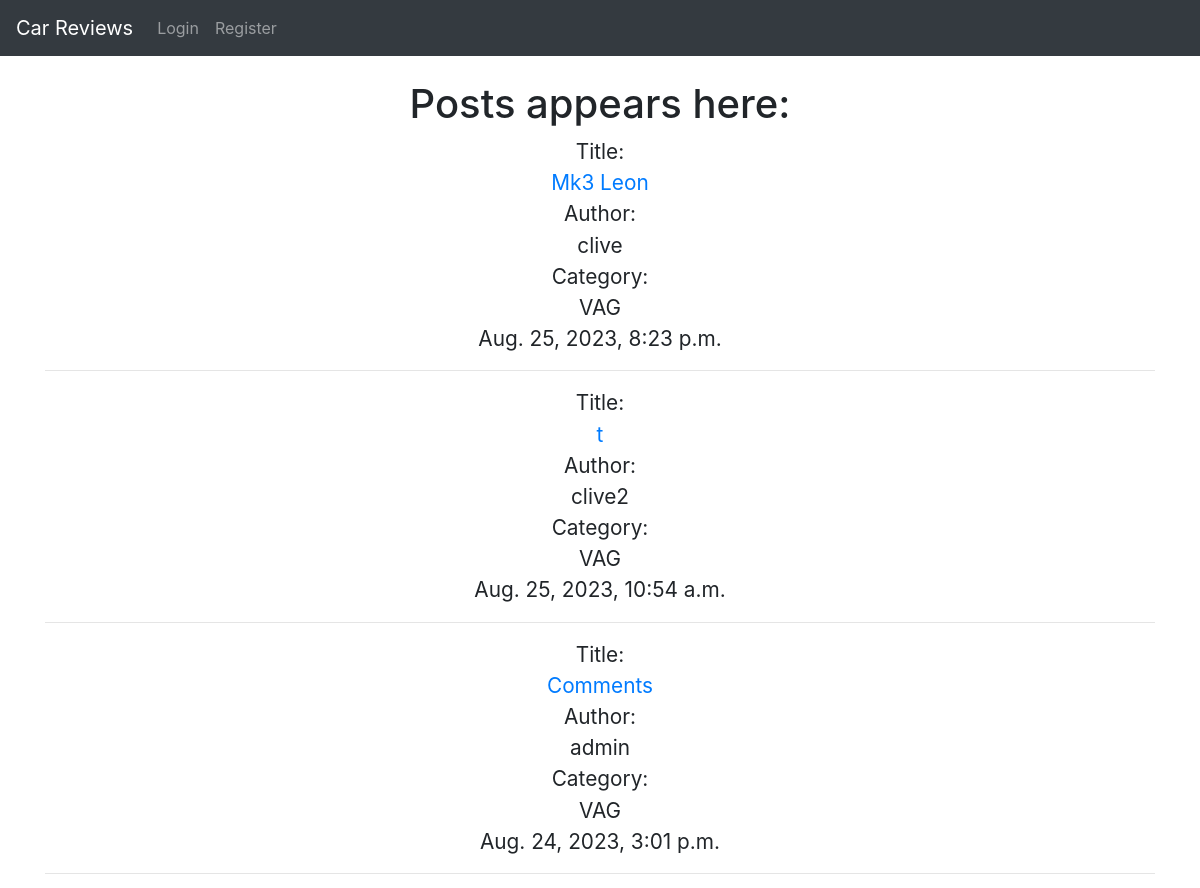
The app's page / (upper part), older data.
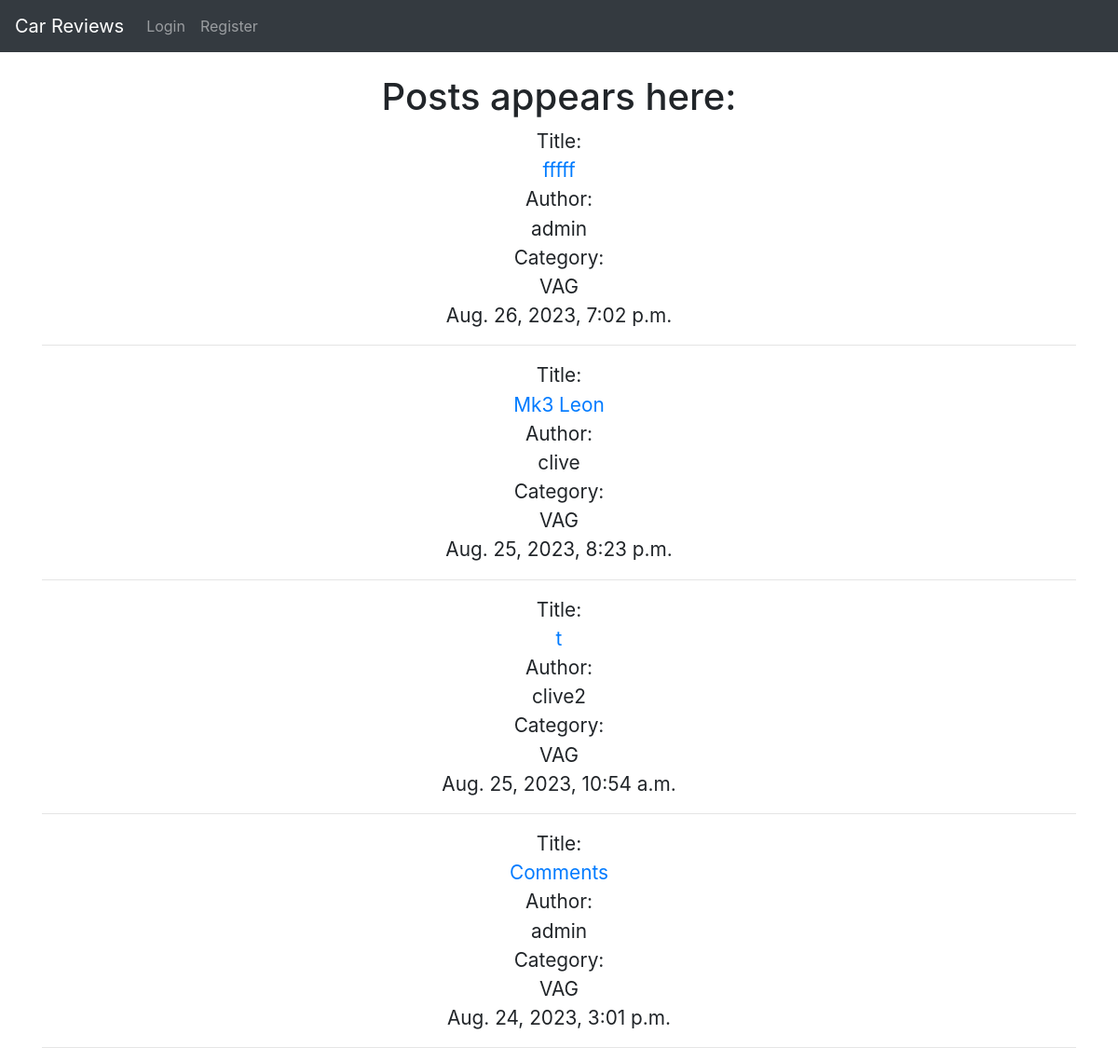
The same page, newer data.
### blog/models.py (models this page shows, shortened)
class Post(models.Model):
    title = models.CharField(max_length=200, unique=True)
    image = models.ImageField(null=True, upload_to="media/")
    title_tag = models.CharField(max_length=200)
    author = models.ForeignKey(User, on_delete=models.CASCADE, related_name='blog_posts')
    created_on = models.DateTimeField(auto_now_add=True)
    updated_on = models.DateTimeField(auto_now_add=True)
    content = RichTextField(blank=True, null=True)
    category = models.TextField(default='VAG')
    likes = models.ManyToManyField(User, related_name='carreview')

### blog/views.py (the view)
# urls.py: path('', view.as_view(), name='home'),
class view(ListView):
    model = Post
    template_name = 'index.html'
    ordering = ['-created_on']

### templates/index.html (shortened to what this page needs)
{% extends 'base.html' %}
    {% block content %}
    <h1 class="text-center test">Posts appears here:</h1>
    <ul class="text-center list-unstyled post-detail">
    {% for post in object_list %}
        <li class="details">Title:<br><a href="{% url 'post-details' post.pk %}">{{ post.title }}</a> <br>Author:<br> {{ post.author }} <br>Category:<br> {{ post.category }}<br>{{ post.content|slice:":0 "}} {{ post.created_on }}<hr></li>
    {% endfor %}
    </ul>
    {% endblock %}

Row changes from the older to the newer data that the page shows:
added Post: title "fffff", author "admin", category "VAG", created_on "Aug. 26, 2023, 7:02 p.m."
